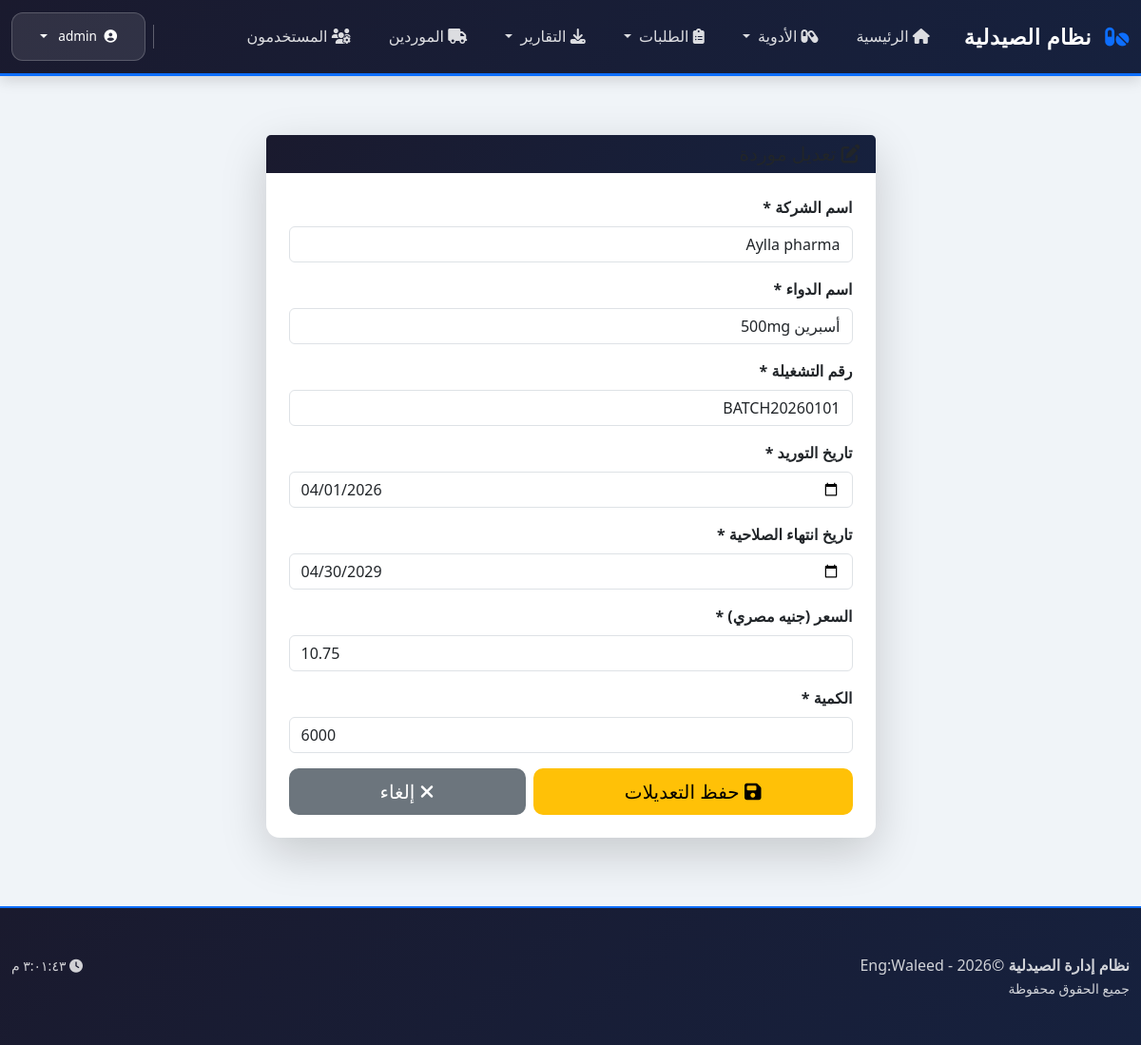
Page /edit-supplier/1 (signed in) on the committed database.
### tables this page shows
CREATE TABLE suppliers (
            id INTEGER PRIMARY KEY AUTOINCREMENT,
            company_name TEXT NOT NULL,
            drug_name TEXT NOT NULL,
            batch_number TEXT NOT NULL,
            supply_date TEXT NOT NULL,
            expiry_date TEXT NOT NULL,
            price REAL NOT NULL,
            quantity INTEGER NOT NULL,
            created_at TIMESTAMP DEFAULT CURRENT_TIMESTAMP
        );

### app.py (the view)
        def decorated_function(*args, **kwargs):
            if not check_permission(roles):
                return render_template('unauthorized.html'), 403
            return f(*args, **kwargs)

### app.py (called while the page is built, shortened)
def check_permission(allowed_roles):
    if 'role' not in session or session.get('role') not in allowed_roles:
        return False
    return True

def require_roles(*roles):
    def decorator(f):
        def decorated_function(*args, **kwargs):
            if not check_permission(roles):
                return render_template('unauthorized.html'), 403
            return f(*args, **kwargs)
        decorated_function.__name__ = f.__name__
        return decorated_function
    return decorator

@app.context_processor
def inject_user():
    return {
        'current_user': session.get('user'),
        'current_role': session.get('role')
    }

@app.route('/edit-supplier/<int:supplier_id>', methods=['GET', 'POST'])
@require_roles('admin', 'pharmacist')
def edit_supplier(supplier_id):
    conn = database.connect()
    supplier = conn.execute("SELECT * FROM suppliers WHERE id=?", (supplier_id,)).fetchone()
    conn.close()
    if not supplier:
        return redirect(url_for('suppliers'))
    return render_template("edit_supplier.html", supplier=supplier)

### database.py (called while the page is built)
def connect():
    conn = sqlite3.connect(DATABASE)
    conn.row_factory = sqlite3.Row
    return conn

### templates/edit_supplier.html (shortened to what this page needs)
{% extends "base.html" %}
{% block content %}
<div class="container mt-5">
    <div class="row justify-content-center">
        <div class="col-md-7">
            <div class="card shadow-lg">
                <div class="card-header bg-warning text-dark">
                    <h5 class="mb-0"><i class="fas fa-edit"></i> تعديل موردة</h5>
                </div>
                <div class="card-body p-4">
                    <form method="POST">
                        <div class="mb-3">
                            <label class="form-label"><strong>اسم الشركة *</strong></label>
                            <input type="text" name="company_name" class="form-control" value="{{ supplier['company_name'] }}" required>
                        </div>
                        <div class="mb-3">
                            <label class="form-label"><strong>اسم الدواء *</strong></label>
                            <input type="text" name="drug_name" class="form-control" value="{{ supplier['drug_name'] }}" required>
                        </div>
                        <div class="mb-3">
                            <label class="form-label"><strong>رقم التشغيلة *</strong></label>
                            <input type="text" name="batch_number" class="form-control" value="{{ supplier['batch_number'] }}" required>
                        </div>
                        <div class="mb-3">
                            <label class="form-label"><strong>تاريخ التوريد *</strong></label>
                            <input type="date" name="supply_date" class="form-control" value="{{ supplier['supply_date'] }}" required>
                        </div>
                        <div class="mb-3">
                            <label class="form-label"><strong>تاريخ انتهاء الصلاحية *</strong></label>
                            <input type="date" name="expiry_date" class="form-control" value="{{ supplier['expiry_date'] }}" required>
                        </div>
                        <div class="mb-3">
                            <label class="form-label"><strong>السعر (جنيه مصري) *</strong></label>
                            <input type="number" name="price" class="form-control" value="{{ supplier['price'] }}" step="0.01" required>
                        </div>
                        <div class="mb-3">
                            <label class="form-label"><strong>الكمية *</strong></label>
                            <input type="number" name="quantity" class="form-control" value="{{ supplier['quantity'] }}" required>
                        </div>
                        <div class="d-flex gap-2">
                            <button type="submit" class="btn btn-warning btn-lg flex-grow-1">
                                <i class="fas fa-save"></i> حفظ التعديلات
                            </button>
                            <a href="{{ url_for('suppliers') }}" class="btn btn-secondary btn-lg flex-grow-1">
                                <i class="fas fa-times"></i> إلغاء
                            </a>
                        </div>
                    </form>
                </div>
            </div>
        </div>
    </div>
</div>
{% endblock %}

### templates/base.html (style rules this page uses)
:root { --primary-color: #1a1a2e; --secondary-color: #16213e; --accent-color: #0d6efd; --success-color: #198754; --danger-color: #dc3545; }
* { font-family: 'Segoe UI', Tahoma, Geneva, Verdana, sans-serif; }
body { background-color: #f0f4f8; padding-top: 70px; min-height: 100vh; display: flex; flex-direction: column; }
.card { border: none; border-radius: 14px; box-shadow: 0 2px 12px rgba(0, 0, 0, 0.08); transition: all 0.3s ease; }
.card-header { background: linear-gradient(135deg, var(--primary-color), var(--secondary-color)); color: #fff; border-radius: 14px 14px 0 0; border: none; }
.btn { border-radius: 10px; font-weight: 500; padding: 0.6rem 1.2rem; transition: all 0.3s ease; border: none; }

### rows in the picture
suppliers: company_name "Aylla pharma", drug_name "أسبرين 500mg", batch_number "BATCH20260101", supply_date "04/01/2026", expiry_date "04/30/2029", price "10.75", quantity "6000"

### other values in the picture
{{ session.get('user', 'Guest') }} "admin"
